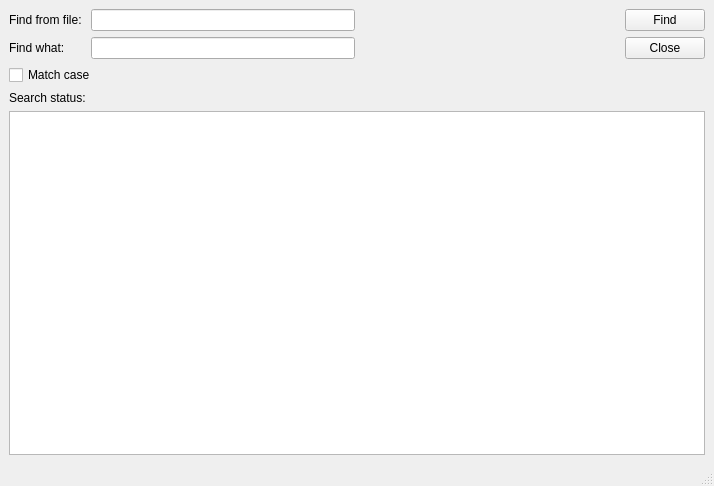
<?xml version="1.0" encoding="UTF-8"?>
<ui version="4.0">
 <class>MainWindow</class>
 <widget class="QMainWindow" name="MainWindow">
  <property name="geometry">
   <rect>
    <x>0</x>
    <y>0</y>
    <width>714</width>
    <height>486</height>
   </rect>
  </property>
  <property name="windowTitle">
   <string>MainWindow</string>
  </property>
  <widget class="QWidget" name="centralwidget">
   <layout class="QVBoxLayout" name="verticalLayout_5">
    <item>
     <layout class="QVBoxLayout" name="verticalLayout_3">
      <item>
       <layout class="QVBoxLayout" name="verticalLayout_4">
        <item>
         <layout class="QHBoxLayout" name="horizontalLayout">
          <item>
           <widget class="QLabel" name="label_2">
            <property name="text">
             <string>Find from file: </string>
            </property>
           </widget>
          </item>
          <item>
           <widget class="QLineEdit" name="fileLineEdit"/>
          </item>
          <item>
           <spacer name="horizontalSpacer">
            <property name="orientation">
             <enum>Qt::Horizontal</enum>
            </property>
            <property name="sizeHint" stdset="0">
             <size>
              <width>40</width>
              <height>20</height>
             </size>
            </property>
           </spacer>
          </item>
          <item>
           <widget class="QPushButton" name="findPushButton">
            <property name="text">
             <string>Find</string>
            </property>
           </widget>
          </item>
         </layout>
        </item>
        <item>
         <layout class="QHBoxLayout" name="horizontalLayout_3">
          <item>
           <widget class="QLabel" name="label">
            <property name="text">
             <string>Find what:      </string>
            </property>
           </widget>
          </item>
          <item>
           <widget class="QLineEdit" name="keyLineEdit"/>
          </item>
          <item>
           <spacer name="horizontalSpacer_2">
            <property name="orientation">
             <enum>Qt::Horizontal</enum>
            </property>
            <property name="sizeHint" stdset="0">
             <size>
              <width>40</width>
              <height>20</height>
             </size>
            </property>
           </spacer>
          </item>
          <item>
           <widget class="QPushButton" name="closePushButton">
            <property name="text">
             <string>Close</string>
            </property>
           </widget>
          </item>
         </layout>
        </item>
       </layout>
      </item>
      <item>
       <widget class="QCheckBox" name="matchCheckBoc">
        <property name="text">
         <string>Match case</string>
        </property>
       </widget>
      </item>
      <item>
       <layout class="QVBoxLayout" name="verticalLayout_6">
        <item>
         <widget class="QLabel" name="label_3">
          <property name="text">
           <string>Search status:</string>
          </property>
         </widget>
        </item>
        <item>
         <widget class="QTextBrowser" name="textBrowser"/>
        </item>
       </layout>
      </item>
     </layout>
    </item>
   </layout>
  </widget>
  <widget class="QMenuBar" name="menubar">
   <property name="geometry">
    <rect>
     <x>0</x>
     <y>0</y>
     <width>714</width>
     <height>21</height>
    </rect>
   </property>
  </widget>
  <widget class="QStatusBar" name="statusbar"/>
 </widget>
 <resources/>
 <connections/>
</ui>
